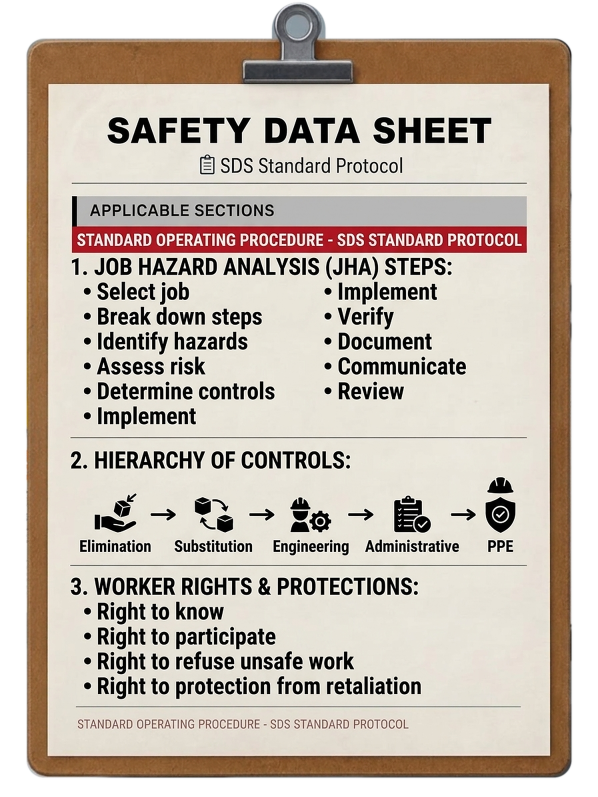
#> input picture Assets/Resources/Sc21/Sc21_Sds.png, 1792 x 2390 px (shown at 1/3 size)
$ python generate_sc21_sds.py ../Assets/Resources/Sc21/Sc21_Sds.png
#> lines starting #> are read from the running program, lines starting #| are printed output that depends on the picture
"""Scenario 21 safety data sheet: the client's sds.jpg has a blurred workshop photo behind the clipboard.
The background is made transparent with a rounded-rectangle mask of the clipboard board + its clip.
Run: python -I Tools/generate_sc21_sds.py "<path to sds.jpg>"  -> Assets/Resources/Sc21/Sc21_Sds.png"""
import os, sys
import numpy as np
from PIL import Image, ImageDraw, ImageFilter

ROOT = os.path.dirname(os.path.dirname(os.path.abspath(__file__)))
im = Image.open(sys.argv[1]).convert("RGBA")
#> im is the input picture: PIL image 1792x2390 RGBA; mean R, G, B, A 163.3, 152.4, 141.5, 216.4
w, h = im.size
#> w = 1792; h = 2390
k = 4  # supersample the mask for smooth edges
m = Image.new("L", (w * k, h * k), 0)
#> m: PIL image 7168x9560 L; every value is 0
d = ImageDraw.Draw(m)
d.rounded_rectangle([40 * k, 58 * k, 857 * k, 1166 * k], radius=26 * k, fill=255)   # board
d.rounded_rectangle([408 * k, 4 * k, 488 * k, 100 * k], radius=40 * k, fill=255)     # clip ring
d.rounded_rectangle([362 * k, 88 * k, 534 * k, 128 * k], radius=8 * k, fill=255)    # clip plate
m = m.resize((w, h), Image.LANCZOS).filter(ImageFilter.GaussianBlur(0.6))
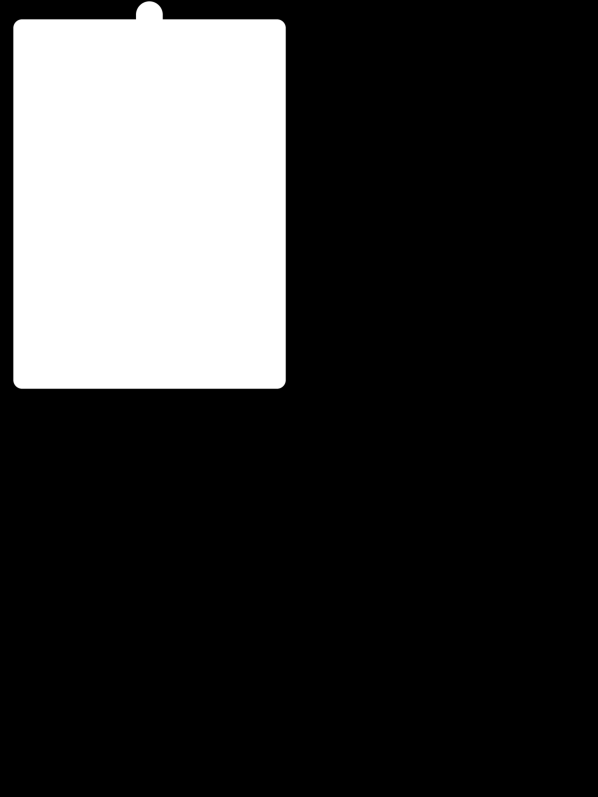
#> m: PIL image 1792x2390 L (shown at 1/3 size); min 0, max 255, mean 54.1
im.putalpha(m)
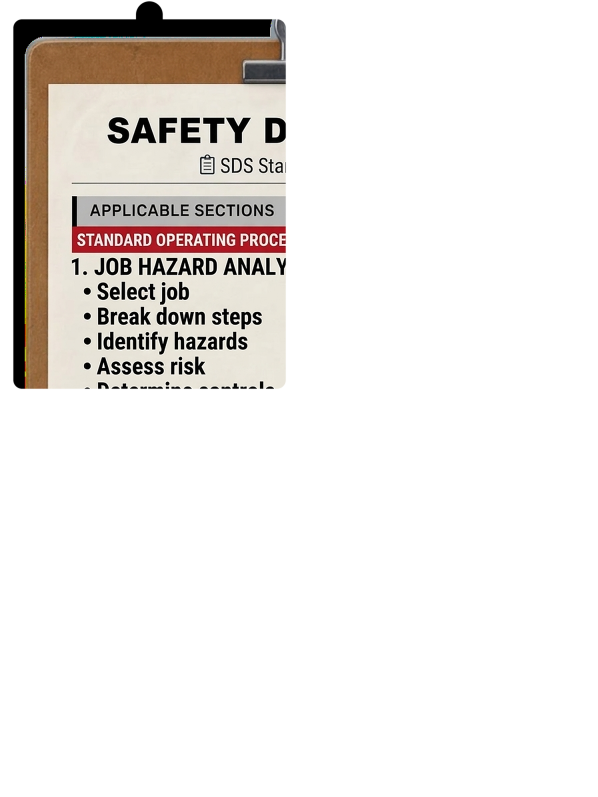
#> im: PIL image 1792x2390 RGBA (shown at 1/3 size); mean R, G, B, A 163.3, 152.4, 141.5, 54.1; transparent parts drawn white
# 2x Lanczos + light unsharp so the text stays crisp when the sheet is read at arm's length in the headset
im = im.resize((w * 2, h * 2), Image.LANCZOS)
#> im: PIL image 3584x4780 RGBA
rgb = im.convert('RGB').filter(ImageFilter.UnsharpMask(radius=1.6, percent=60, threshold=2))
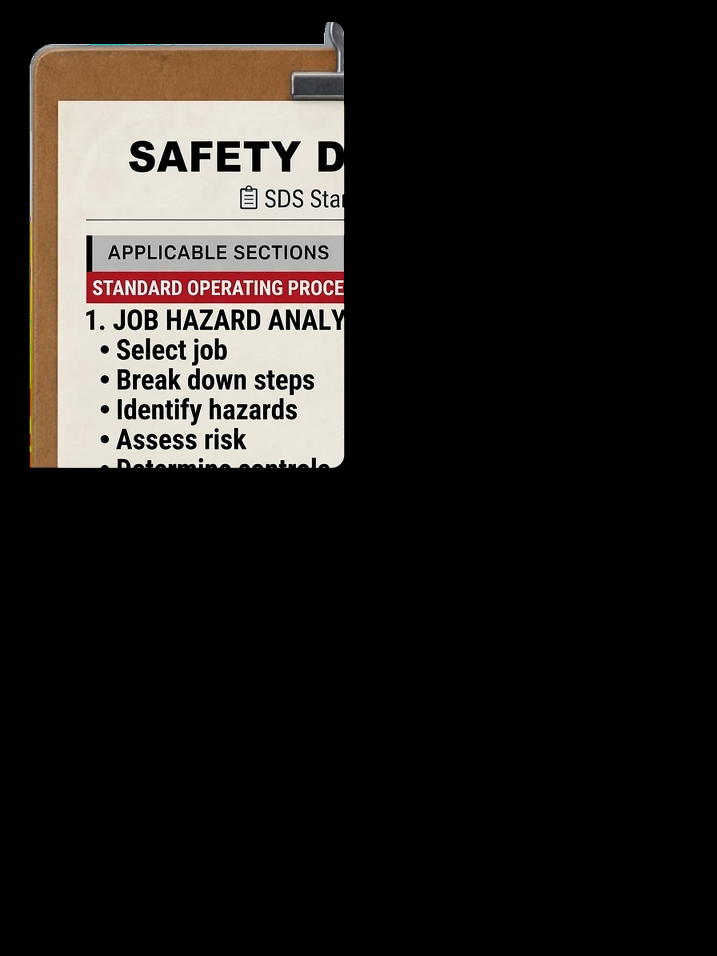
#> rgb: PIL image 3584x4780 RGB (shown at 1/5 size); mean R, G, B 35.7, 32.3, 29.7
rgb.putalpha(im.getchannel('A'))
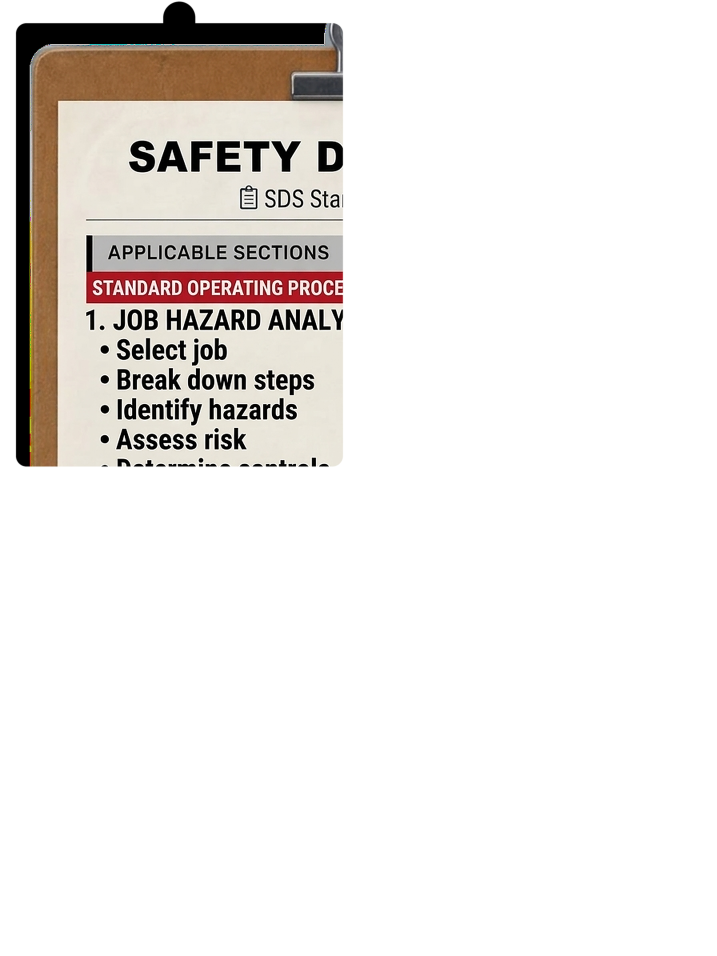
#> rgb: PIL image 3584x4780 RGBA (shown at 1/5 size); mean R, G, B, A 35.7, 32.3, 29.7, 54.1; transparent parts drawn white
im = rgb
out = os.path.join(ROOT, "Assets", "Resources", "Sc21", "Sc21_Sds.png")
im.save(out)
print(out, im.size)
#| Assets/Resources/Sc21/Sc21_Sds.png (3584, 4780)
